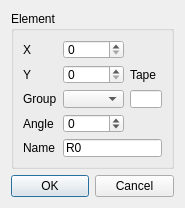
<?xml version="1.0" encoding="UTF-8"?>
<ui version="4.0">
 <class>Newpart</class>
 <widget class="QDialog" name="Newpart">
  <property name="geometry">
   <rect>
    <x>0</x>
    <y>0</y>
    <width>185</width>
    <height>208</height>
   </rect>
  </property>
  <property name="minimumSize">
   <size>
    <width>185</width>
    <height>208</height>
   </size>
  </property>
  <property name="maximumSize">
   <size>
    <width>185</width>
    <height>208</height>
   </size>
  </property>
  <property name="windowTitle">
   <string>Dialog</string>
  </property>
  <layout class="QGridLayout" name="gridLayout">
   <item row="1" column="1">
    <widget class="QDialogButtonBox" name="buttonBox">
     <property name="orientation">
      <enum>Qt::Horizontal</enum>
     </property>
     <property name="standardButtons">
      <set>QDialogButtonBox::Cancel|QDialogButtonBox::Ok</set>
     </property>
    </widget>
   </item>
   <item row="0" column="1">
    <widget class="QGroupBox" name="groupBox">
     <property name="title">
      <string>Element</string>
     </property>
     <layout class="QGridLayout" name="gridLayout_2">
      <item row="0" column="0">
       <widget class="QLabel" name="label">
        <property name="text">
         <string>X</string>
        </property>
       </widget>
      </item>
      <item row="0" column="1">
       <widget class="QSpinBox" name="sbXCoord">
        <property name="maximum">
         <number>70000</number>
        </property>
       </widget>
      </item>
      <item row="1" column="0">
       <widget class="QLabel" name="label_2">
        <property name="text">
         <string>Y</string>
        </property>
       </widget>
      </item>
      <item row="1" column="1">
       <widget class="QSpinBox" name="sbYCoord">
        <property name="maximum">
         <number>70000</number>
        </property>
       </widget>
      </item>
      <item row="2" column="0">
       <widget class="QLabel" name="label_3">
        <property name="text">
         <string>Group</string>
        </property>
       </widget>
      </item>
      <item row="2" column="1">
       <widget class="QComboBox" name="cbGroup">
        <property name="sizeAdjustPolicy">
         <enum>QComboBox::AdjustToMinimumContentsLength</enum>
        </property>
       </widget>
      </item>
      <item row="3" column="0">
       <widget class="QLabel" name="label_4">
        <property name="text">
         <string>Angle</string>
        </property>
       </widget>
      </item>
      <item row="3" column="1">
       <widget class="QSpinBox" name="sbAngle">
        <property name="minimum">
         <number>-180</number>
        </property>
        <property name="maximum">
         <number>180</number>
        </property>
       </widget>
      </item>
      <item row="4" column="0">
       <widget class="QLabel" name="label_5">
        <property name="text">
         <string>Name</string>
        </property>
       </widget>
      </item>
      <item row="4" column="1" colspan="2">
       <widget class="QLineEdit" name="leName">
        <property name="text">
         <string>R0</string>
        </property>
        <property name="maxLength">
         <number>5</number>
        </property>
       </widget>
      </item>
      <item row="0" column="2">
       <spacer name="horizontalSpacer">
        <property name="orientation">
         <enum>Qt::Horizontal</enum>
        </property>
        <property name="sizeHint" stdset="0">
         <size>
          <width>40</width>
          <height>20</height>
         </size>
        </property>
       </spacer>
      </item>
      <item row="2" column="2">
       <widget class="QLineEdit" name="leTape">
        <property name="readOnly">
         <bool>true</bool>
        </property>
       </widget>
      </item>
      <item row="1" column="2">
       <widget class="QLabel" name="label_6">
        <property name="text">
         <string>Tape</string>
        </property>
       </widget>
      </item>
     </layout>
    </widget>
   </item>
  </layout>
 </widget>
 <resources/>
 <connections>
  <connection>
   <sender>buttonBox</sender>
   <signal>accepted()</signal>
   <receiver>Newpart</receiver>
   <slot>accept()</slot>
   <hints>
    <hint type="sourcelabel">
     <x>248</x>
     <y>254</y>
    </hint>
    <hint type="destinationlabel">
     <x>157</x>
     <y>274</y>
    </hint>
   </hints>
  </connection>
  <connection>
   <sender>buttonBox</sender>
   <signal>rejected()</signal>
   <receiver>Newpart</receiver>
   <slot>reject()</slot>
   <hints>
    <hint type="sourcelabel">
     <x>316</x>
     <y>260</y>
    </hint>
    <hint type="destinationlabel">
     <x>286</x>
     <y>274</y>
    </hint>
   </hints>
  </connection>
 </connections>
</ui>
